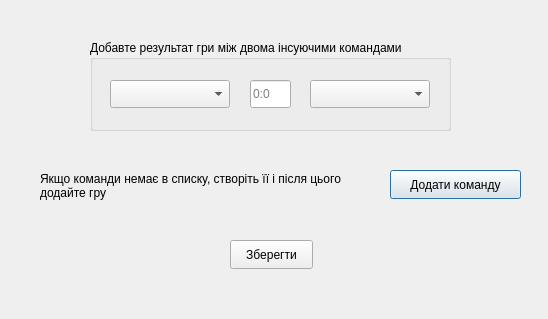
<?xml version="1.0" encoding="UTF-8"?>
<ui version="4.0">
 <class>AddGameDialog</class>
 <widget class="QDialog" name="AddGameDialog">
  <property name="geometry">
   <rect>
    <x>0</x>
    <y>0</y>
    <width>548</width>
    <height>319</height>
   </rect>
  </property>
  <property name="windowTitle">
   <string>Dialog</string>
  </property>
  <widget class="QPushButton" name="addTeamButton">
   <property name="geometry">
    <rect>
     <x>390</x>
     <y>170</y>
     <width>131</width>
     <height>29</height>
    </rect>
   </property>
   <property name="text">
    <string>Додати команду</string>
   </property>
  </widget>
  <widget class="QGroupBox" name="groupBox">
   <property name="geometry">
    <rect>
     <x>90</x>
     <y>40</y>
     <width>361</width>
     <height>91</height>
    </rect>
   </property>
   <property name="title">
    <string>Добавте результат гри між двома інсуючими командами</string>
   </property>
   <widget class="QComboBox" name="team1ComboBox">
    <property name="geometry">
     <rect>
      <x>20</x>
      <y>40</y>
      <width>120</width>
      <height>28</height>
     </rect>
    </property>
   </widget>
   <widget class="QComboBox" name="team2ComboBox">
    <property name="geometry">
     <rect>
      <x>220</x>
      <y>40</y>
      <width>120</width>
      <height>28</height>
     </rect>
    </property>
   </widget>
   <widget class="QLineEdit" name="result">
    <property name="geometry">
     <rect>
      <x>160</x>
      <y>40</y>
      <width>41</width>
      <height>28</height>
     </rect>
    </property>
    <property name="inputMask">
     <string/>
    </property>
    <property name="text">
     <string/>
    </property>
    <property name="placeholderText">
     <string>0:0</string>
    </property>
   </widget>
  </widget>
  <widget class="QLabel" name="label">
   <property name="geometry">
    <rect>
     <x>40</x>
     <y>150</y>
     <width>321</width>
     <height>71</height>
    </rect>
   </property>
   <property name="text">
    <string>Якщо команди немає в списку, створіть її і після цього додайте гру</string>
   </property>
   <property name="wordWrap">
    <bool>true</bool>
   </property>
  </widget>
  <widget class="QPushButton" name="saveButton">
   <property name="geometry">
    <rect>
     <x>230</x>
     <y>240</y>
     <width>83</width>
     <height>29</height>
    </rect>
   </property>
   <property name="text">
    <string>Зберегти</string>
   </property>
  </widget>
 </widget>
 <resources/>
 <connections/>
</ui>
